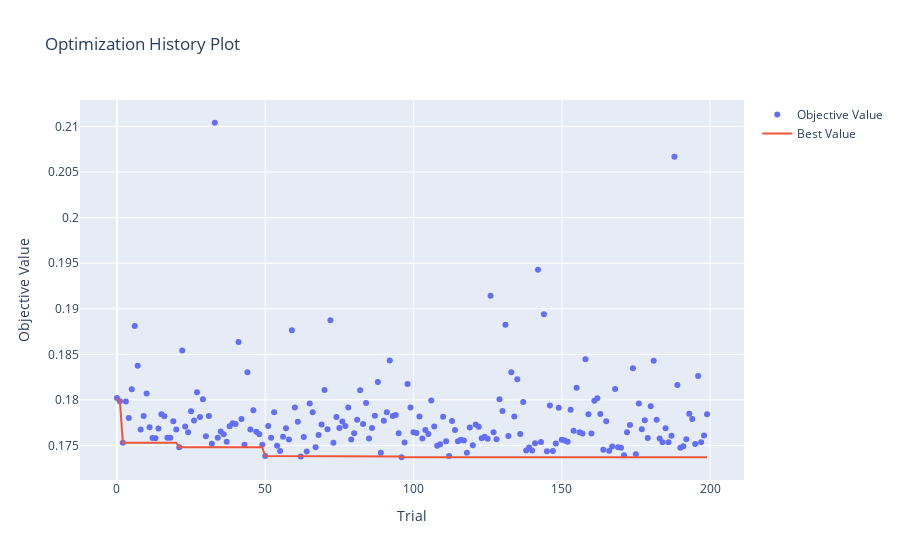

Notebook cell for this chart:
### Code cell
# History of optimization

optuna.visualization.plot_optimization_history(study)

### Figure 1 — Plotly figure (JSON) as saved in the notebook; plotly's stock layout.template omitted (floating-point values rounded to 4 significant figures; data arrays with more than 128 entries replaced by an {"elided": "..."} marker saying what was removed)
{"data": [{"mode": "markers", "name": "Objective Value", "type": "scatter", "x": {"elided": "200 int values"}, "y": {"elided": "200 float values"}}, {"mode": "lines", "name": "Best Value", "type": "scatter", "x": {"elided": "200 int values"}, "y": {"elided": "200 float values"}}, {"marker": {"color": "#cccccc"}, "mode": "markers", "name": "Infeasible Trial", "showlegend": false, "type": "scatter", "x": [], "y": []}], "layout": {"title": {"text": "Optimization History Plot"}, "xaxis": {"title": {"text": "Trial"}}, "yaxis": {"title": {"text": "Objective Value"}}}}
